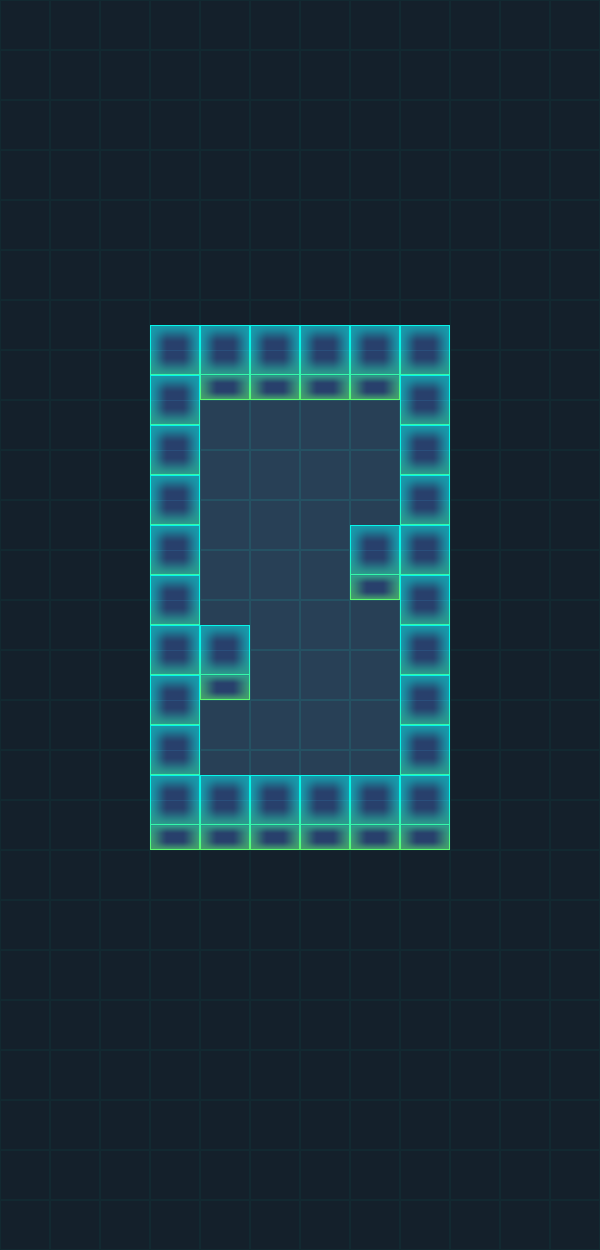

This is a level from a 2D game, rendered from its Tiled map with the project's own tilesets. A one-line summary and the complete map file follow:
An orthogonal 12x25 tile map with 50x50 px tiles, 4 tile layers (BG, WallBottom, Play, WallUp) and 7 objects (Hero, M1, M2, End).

<map version="1.0" tiledversion="1.0.3" orientation="orthogonal" renderorder="right-down" width="12" height="25" tilewidth="50" tileheight="50" nextobjectid="24">
 <tileset firstgid="1" source="tiles.tsx" />
 <layer name="BG" width="12" height="25">
  <data encoding="csv">
6,6,6,6,6,6,6,6,6,6,6,6,
6,6,6,6,6,6,6,6,6,6,6,6,
6,6,6,6,6,6,6,6,6,6,6,6,
6,6,6,6,6,6,6,6,6,6,6,6,
6,6,6,6,6,6,6,6,6,6,6,6,
6,6,6,6,6,6,6,6,6,6,6,6,
6,6,6,6,6,6,6,6,6,6,6,6,
6,6,6,6,6,6,6,6,6,6,6,6,
6,6,6,6,5,5,5,5,6,6,6,6,
6,6,6,6,5,5,5,5,6,6,6,6,
6,6,6,6,5,5,5,5,6,6,6,6,
6,6,6,6,5,5,5,6,6,6,6,6,
6,6,6,6,5,5,5,5,6,6,6,6,
6,6,6,6,6,5,5,5,6,6,6,6,
6,6,6,6,5,5,5,5,6,6,6,6,
6,6,6,6,5,5,5,5,6,6,6,6,
6,6,6,6,6,6,6,6,6,6,6,6,
6,6,6,6,6,6,6,6,6,6,6,6,
6,6,6,6,6,6,6,6,6,6,6,6,
6,6,6,6,6,6,6,6,6,6,6,6,
6,6,6,6,6,6,6,6,6,6,6,6,
6,6,6,6,6,6,6,6,6,6,6,6,
6,6,6,6,6,6,6,6,6,6,6,6,
6,6,6,6,6,6,6,6,6,6,6,6,
6,6,6,6,6,6,6,6,6,6,6,6
</data>
 </layer>
 <layer name="WallBottom" width="12" height="25">
  <data encoding="csv">
0,0,0,0,0,0,0,0,0,0,0,0,
0,0,0,0,0,0,0,0,0,0,0,0,
0,0,0,0,0,0,0,0,0,0,0,0,
0,0,0,0,0,0,0,0,0,0,0,0,
0,0,0,0,0,0,0,0,0,0,0,0,
0,0,0,0,0,0,0,0,0,0,0,0,
0,0,0,3,3,3,3,3,3,0,0,0,
0,0,0,4,2,2,2,2,4,0,0,0,
0,0,0,4,0,0,0,0,4,0,0,0,
0,0,0,4,0,0,0,0,4,0,0,0,
0,0,0,4,0,0,0,0,4,0,0,0,
0,0,0,4,0,0,0,2,4,0,0,0,
0,0,0,4,0,0,0,0,4,0,0,0,
0,0,0,4,2,0,0,0,4,0,0,0,
0,0,0,4,0,0,0,0,4,0,0,0,
0,0,0,4,0,0,0,0,4,0,0,0,
0,0,0,2,2,2,2,2,2,0,0,0,
0,0,0,0,0,0,0,0,0,0,0,0,
0,0,0,0,0,0,0,0,0,0,0,0,
0,0,0,0,0,0,0,0,0,0,0,0,
0,0,0,0,0,0,0,0,0,0,0,0,
0,0,0,0,0,0,0,0,0,0,0,0,
0,0,0,0,0,0,0,0,0,0,0,0,
0,0,0,0,0,0,0,0,0,0,0,0,
0,0,0,0,0,0,0,0,0,0,0,0
</data>
 </layer>
 <objectgroup name="Star">
  <object id="5" x="357.667" y="456" width="31.6667" height="34" />
  <object id="16" x="363.333" y="658.666" width="29.3333" height="25.3333" />
  <object id="17" x="208.334" y="558" width="26.6667" height="28" />
 </objectgroup>
 <objectgroup name="Coin" />
 <objectgroup name="Actor">
  <object id="1" name="Hero" x="222" y="411" width="8.333" height="10">
   <ellipse />
  </object>
  <object id="2" name="M1" x="369.667" y="78.3333" width="10" height="10">
   <ellipse />
  </object>
  <object id="3" name="M2" x="467" y="83" width="10" height="10">
   <ellipse />
  </object>
  <object id="15" name="End" x="215" y="720.333" width="10" height="10">
   <ellipse />
  </object>
 </objectgroup>
 <layer name="Play" width="12" height="25">
  <data encoding="csv">
0,0,0,0,0,0,0,0,0,0,0,0,
0,0,0,0,0,0,0,0,0,0,0,0,
0,0,0,0,0,0,0,0,0,0,0,0,
0,0,0,0,0,0,0,0,0,0,0,0,
0,0,0,0,0,0,0,0,0,0,0,0,
0,0,0,0,0,0,0,0,0,0,0,0,
0,0,0,0,0,0,0,0,0,0,0,0,
0,0,0,0,0,0,0,0,0,0,0,0,
0,0,0,0,0,0,0,0,0,0,0,0,
0,0,0,0,0,0,0,0,0,0,0,0,
0,0,0,0,0,0,0,0,0,0,0,0,
0,0,0,0,0,0,0,0,0,0,0,0,
0,0,0,0,0,0,0,0,0,0,0,0,
0,0,0,0,0,0,0,0,0,0,0,0,
0,0,0,0,0,0,0,0,0,0,0,0,
0,0,0,0,0,0,0,0,0,0,0,0,
0,0,0,0,0,0,0,0,0,0,0,0,
0,0,0,0,0,0,0,0,0,0,0,0,
0,0,0,0,0,0,0,0,0,0,0,0,
0,0,0,0,0,0,0,0,0,0,0,0,
0,0,0,0,0,0,0,0,0,0,0,0,
0,0,0,0,0,0,0,0,0,0,0,0,
0,0,0,0,0,0,0,0,0,0,0,0,
0,0,0,0,0,0,0,0,0,0,0,0,
0,0,0,0,0,0,0,0,0,0,0,0
</data>
 </layer>
 <layer name="WallUp" width="12" height="25">
  <data encoding="csv">
0,0,0,0,0,0,0,0,0,0,0,0,
0,0,0,0,0,0,0,0,0,0,0,0,
0,0,0,0,0,0,0,0,0,0,0,0,
0,0,0,0,0,0,0,0,0,0,0,0,
0,0,0,0,0,0,0,0,0,0,0,0,
0,0,0,0,0,0,0,0,0,0,0,0,
0,0,0,0,0,0,0,0,0,0,0,0,
0,0,0,0,0,0,0,0,0,0,0,0,
0,0,0,0,0,0,0,0,0,0,0,0,
0,0,0,0,0,0,0,0,0,0,0,0,
0,0,0,0,0,0,0,1,0,0,0,0,
0,0,0,0,0,0,0,0,0,0,0,0,
0,0,0,0,1,0,0,0,0,0,0,0,
0,0,0,0,0,0,0,0,0,0,0,0,
0,0,0,0,0,0,0,0,0,0,0,0,
0,0,0,0,1,1,1,1,0,0,0,0,
0,0,0,0,0,0,0,0,0,0,0,0,
0,0,0,0,0,0,0,0,0,0,0,0,
0,0,0,0,0,0,0,0,0,0,0,0,
0,0,0,0,0,0,0,0,0,0,0,0,
0,0,0,0,0,0,0,0,0,0,0,0,
0,0,0,0,0,0,0,0,0,0,0,0,
0,0,0,0,0,0,0,0,0,0,0,0,
0,0,0,0,0,0,0,0,0,0,0,0,
0,0,0,0,0,0,0,0,0,0,0,0
</data>
 </layer>
</map>
